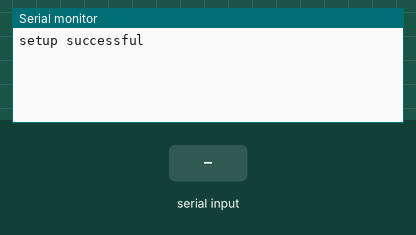
This sketch was run on a simulated Arduino Uno, built with avr-gcc and run on an emulated ATmega328P. Shown: the last lines printed to the serial monitor. The test bench sets the inputs (shaded band).

Above: at 1.2 s.
1.3 s: "LR 1\n" received over Serial
At 2.2 s:
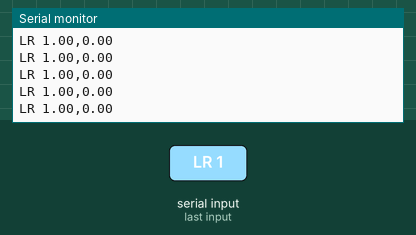
3.2 s: "RL 1\n" received over Serial
At 4.0 s:
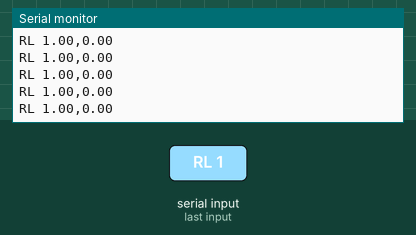

Measured:
- after the input at 1.3 s, the serial monitor: prints a new line at once (image 1)
- after the input at 3.2 s, the serial monitor: prints a new line after 0.08 s (image 2)

The sketch:

splitting_strings.ino
```cpp
int myTimeout = 10, length;
float on_time, off_time;
String value, function, on_time_string, off_time_string;

void setup() {
  // put your setup code here, to run once:
  //serial
  Serial.begin(9600);
  Serial.setTimeout(myTimeout);
  Serial.println("setup successful");
}

void loop() {
  if(Serial.available()){
        //process input
        value = Serial.readString();
        int index = value.indexOf(' ');
        int index2 = value.indexOf(',');
        length = value.length();
        function = value.substring(0, index);
        on_time_string = value.substring(index + 1, index2);
        off_time_string = value.substring(index2 + 1, length);
        on_time = on_time_string.toFloat();
        off_time = off_time_string.toFloat();
    }
    if(function == "LR"){
        Serial.println(function + " " + String(on_time) + "," + String(off_time));
    }
    else if (function == "RL"){
        Serial.println(function + " " + String(on_time) + "," + String(off_time));
    }
}
```
